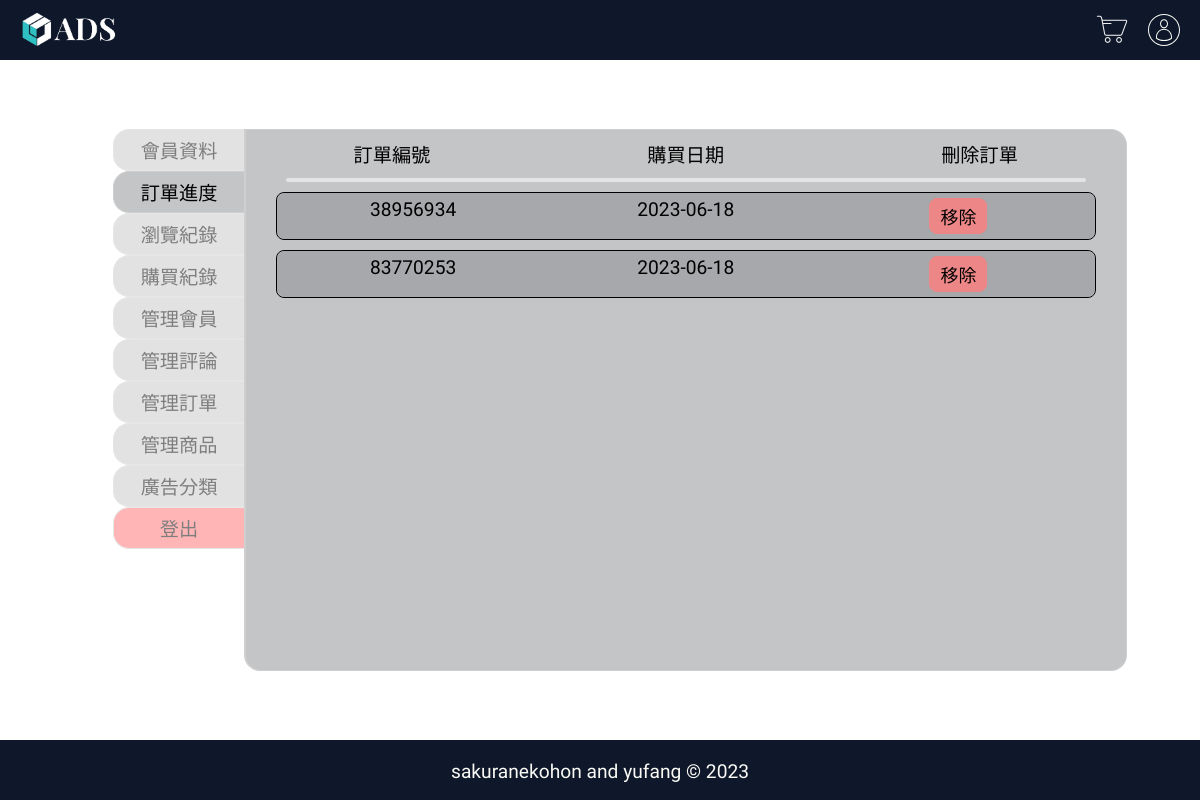
/orderStatus.php (signed in), run on the app's committed database.
### tables this page shows
CREATE TABLE `orders` (
  `user` varchar(32) NOT NULL,
  `id` int(11) NOT NULL,
  `purchaser` varchar(32) NOT NULL,
  `product_name` varchar(32) NOT NULL,
  `quanity` int(11) NOT NULL,
  `totalprice` int(11) NOT NULL,
  `payment` varchar(5) NOT NULL,
  `remark` text NOT NULL,
  `buyDate` timestamp NULL DEFAULT current_timestamp(),
  `status` int(11) NOT NULL
);

### backend/mysql.php (called while the page is built, shortened)
<?php
$pdo = new PDO("mysql:host=localhost;dbname=group_09;charset=utf8", "root", "root123456");
function query($cmd, $data = [])
{
    global $pdo;
    $a = $pdo->prepare($cmd);
    $a->execute($data);
    return $a->fetchAll(2);
}
?>

### orderStatus.php (the view, shortened to what this page needs)
<?php
include("backend/mysql.php");
if (isset($_SESSION['user']))
    $user = $_SESSION['user'];
else {
    header('Location: ./login.php');
    exit();
}
$html = "";
$count = 0;
$pre = "";
$data = query('SELECT o.*, p.price,p.image FROM orders o JOIN products p ON o.product_name = p.name WHERE o.user = ? ORDER BY id ASC', [$user]);
for ($i = 0; $i < count($data); $i++) {
    $id = $data[$i]['id'];
    $quanity = $data[$i]['quanity'];
    $price = $data[$i]['price'];
    $date = explode(" ", $data[$i]['buyDate'])[0];
    $payment = $data[$i]['payment'];
    $status = $data[$i]['status'];
    $image = $data[$i]['image'];
    if (($pre != $id) || $count == 0) {
        $html .= '<li>
            <div class="member_window_status_product">
                <div>
                    <div class="member_window_status_product_description">
                        <button type="button" onclick="moreinfo(this)">
                            <span>' . $id . '</span>
                            <span>' . $date . '</span>
                            <span><p onclick="remove(this)">移除</p></span>
                        </button>
                    </div>
                    <div class="member_window_item_padding" style="display:none;">
                        <div class="member_window_status_product_details">
                                <img src="backend/images/' . $image . '" alt="product_image">
                                        <span>數量：</span><span>' . $quanity . '</span>
                                        <span>總價格：</span><span>' . $quanity * $price . '</span><span>元</span>
                                        <span>購買日期：</span><span>' . $date . '</span>
                                        <span>付款方式：</span><span>' . $payment . '</span>
                                                <input type="text" value="' . $status . '" hidden>
                    </div>';
        $count = 1;
    } else if ($pre == $id) {
        $count++;
        $pre = $id;
        continue;
    }
    $pre = $id;
}
$li = "";
if (isset($_SESSION['level'])) {
    $level = $_SESSION['level'];
    if ($level == 3) {
        $li = '<li ><a href="manageMember.php">管理會員</a></li>
                <li ><a href="manageComment.php" >管理評論</a></li>
                <li ><a href="manageOrder.php" >管理訂單</a></li>
                <li ><a href="manageProduct.php" >管理商品</a></li>
                <li ><a href="adSelect.php">廣告分類</a></li>';
    }
}
?>
<!DOCTYPE html>
<html lang="en">
<head>
    <link href="styles/member.css" rel="stylesheet">
    <link href="styles/style.css" rel="stylesheet">
    <link href="styles/mobile.css" rel="stylesheet">
</head>
<body>
    <?php include("./php/navNotSearch.php"); ?>
    <div class="page">
        <div class="member_window">
            <div class="member_window_list">
                <ul>
                    <li><a href="memberData.php">會員資料</a></li>
                    <li style="opacity: 1;"><a href="">訂單進度</a></li>
                    <li><a href="browsingHistory.php">瀏覽紀錄</a></li>
                    <li><a href="buyHistory.php">購買紀錄</a></li>
                    <?php echo $li; ?>
                    <li><button onclick="logout()">登出</button></li>
                </ul>
            </div>
            <div class="member_window_right">
                <div class="member_window_status_bar">
                    <span>訂單編號</span><span>購買日期</span><span>刪除訂單</span>
                </div>
                <div class="member_window_cutting"></div>
                <div class="member_window_status_list">
                    <ul>
                        <?php echo $html; ?>
                    </ul>
                </div>
            </div>
        </div>
    </div>
    <?php include("./php/footer.php"); ?>
</body>
</html>

### styles/style.css (style rules this page uses)
html { height: 100%; }
body { background-color: white; padding: 0px; margin: 0px; height: 100%; font-family: 'Zen Maru Gothic', sans-serif; display: flex; flex-direction: column; justify-content: space-between; }

### styles/mobile.css (style rules this page uses)
body { margin: 0px; padding: 0px; font-family: 'Zen Maru Gothic', sans-serif; background-color: white; }

### data on the page
orders: id "38956934", buyDate "2023-06-18"
orders: id "83770253", buyDate "2023-06-18"
